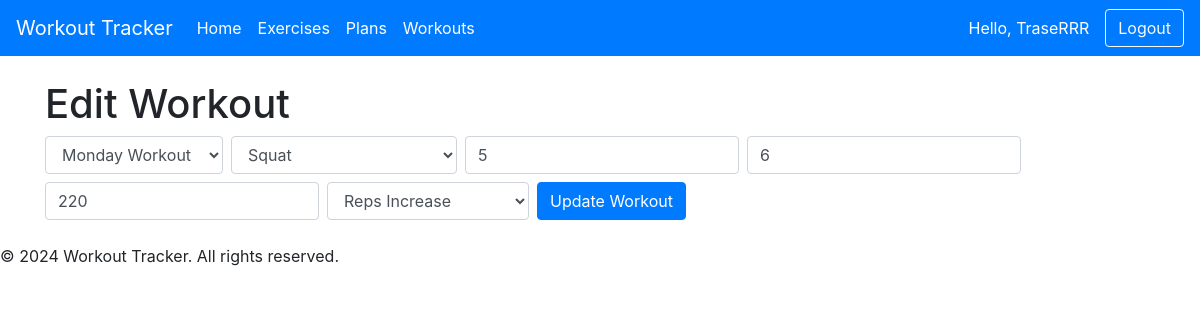
Page /pages/workouts/editWorkout.php?ID=4 (signed in) on the committed database.
### tables this page shows
CREATE TABLE `workouts` (
  `ID` int(11) NOT NULL,
  `Plan_ID` int(11) NOT NULL,
  `Exercise_ID` int(11) NOT NULL,
  `Sets` int(11) NOT NULL,
  `Reps` int(11) NOT NULL,
  `Weight` float NOT NULL,
  `Progressive_Overloading_Strategy` int(11) NOT NULL,
  `Initial_Sets` int(11) NOT NULL DEFAULT 0,
  `Initial_Reps` int(11) NOT NULL DEFAULT 0,
  `Initial_Weight` float NOT NULL DEFAULT 0,
  `User_ID` int(11) DEFAULT NULL
);

### pages/workouts/editWorkout.php (the view, shortened to what this page needs)
<?php
require_once '../../includes/header.php';
include 'progressive_overload.php';
function getWorkout($ID) {
    global $conn;
    $stmt = $conn->prepare("SELECT * FROM workouts WHERE ID = ?");
    $stmt->bind_param("i", $ID);
    $stmt->execute();
    $result = $stmt->get_result();
    return $result->fetch_assoc();
}
$workout = getWorkout($_GET['ID']);
?>
<!DOCTYPE html>
<html lang="en">
<head>
    <link rel="stylesheet" href="https://stackpath.bootstrapcdn.com/bootstrap/4.5.2/css/bootstrap.min.css">
    <link rel="stylesheet" href="https://cdnjs.cloudflare.com/ajax/libs/font-awesome/5.15.4/css/all.min.css">
</head>
<body>
    <br>
    <div class="container">
        <h1>Edit Workout</h1>
        <form action="editWorkout.php" method="post" class="form-inline mb-3">
            <div class="form-group mb-2">
                <select class="form-control w-100 mb-2 mb-md-0 mr-md-2" id="planID" name="planID" required>
                    <?php
                    $planQuery = "SELECT ID, Name FROM plans";
                    $planResult = $conn->query($planQuery);
                    while ($planRow = $planResult->fetch_assoc()) {
                        $selected = ($planRow['ID'] == $workout['Plan_ID']) ? 'selected' : '';
                        echo "<option value='" . htmlspecialchars($planRow['ID'], ENT_QUOTES, 'UTF-8') . "' $selected>" . htmlspecialchars($planRow['Name'], ENT_QUOTES, 'UTF-8') . "</option>";
                    }
                    ?>
                </select>
            </div>
            <div class="form-group mb-2">
                <select class="form-control w-100 mb-2 mb-md-0 mr-md-2" id="exerciseID" name="exerciseID" required>
                    <?php
                    $exerciseQuery = "SELECT ID, Name FROM exercises";
                    $exerciseResult = $conn->query($exerciseQuery);
                    while ($exerciseRow = $exerciseResult->fetch_assoc()) {
                        $selected = ($exerciseRow['ID'] == $workout['Exercise_ID']) ? 'selected' : '';
                        echo "<option value='" . htmlspecialchars($exerciseRow['ID'], ENT_QUOTES, 'UTF-8') . "' $selected>" . htmlspecialchars($exerciseRow['Name'], ENT_QUOTES, 'UTF-8') . "</option>";
                    }
                    ?>
                </select>
            </div>
            <div class="form-group mb-2">
                <input type="number" class="form-control w-100 mb-2 mb-md-0 mr-md-2" id="sets" name="sets" placeholder="Sets" value="<?php echo htmlspecialchars($workout['Sets'], ENT_QUOTES, 'UTF-8'); ?>" required>
            </div>
            <div class="form-group mb-2">
                <input type="number" class="form-control w-100 mb-2 mb-md-0 mr-md-2" id="reps" name="reps" placeholder="Reps" value="<?php echo htmlspecialchars($workout['Reps'], ENT_QUOTES, 'UTF-8'); ?>" required>
            </div>
            <div class="form-group mb-2">
                <input type="number" step="0.01" class="form-control w-100 mb-2 mb-md-0 mr-md-2" id="weight" name="weight" placeholder="Weight" value="<?php echo htmlspecialchars($workout['Weight'], ENT_QUOTES, 'UTF-8'); ?>" required>
            </div>
            <div class="form-group mb-2">
                <select class="form-control w-100 mb-2 mb-md-0 mr-md-2" id="progressiveOverloadingStrategy" name="progressiveOverloadingStrategy" required>
                    <option value="3" <?php echo $workout['Progressive_Overloading_Strategy'] == 3 ? 'selected' : ''; ?>>Reps Increase</option>
                </select>
            </div>
            <button type="submit" class="btn btn-primary mb-2" name="updateWorkout">Update Workout</button>
        </form>
    </div>
<footer class="footer">
    <div class="footer-content">
        <p>&copy; 2024 Workout Tracker. All rights reserved.</p>
    </div>
</footer>
</body>
</html>

### rows in the picture
workouts: sets "5", reps "6", weight "220", progressiveOverloadingStrategy "Reps Increase"

### other values in the picture
$username "TraseRRR"
form field planID "Monday Workout"
form field exerciseID "Squat"
